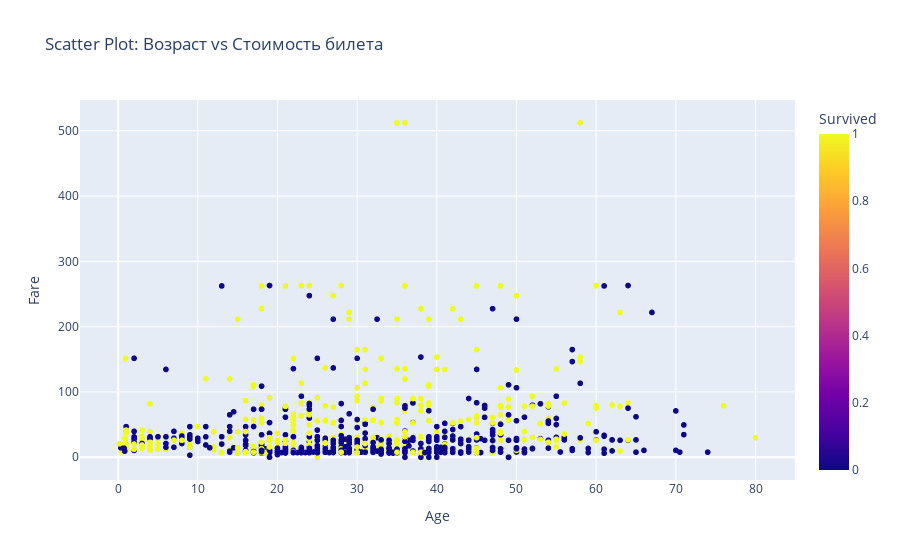

Write notebook code for a chart like this one.
### Markdown cell above
##### Интерактивный Scatter Plot

### Code cell
fig1 = px.scatter(titanic_df, x='Age', y='Fare', 
                 color='Survived',
                 hover_data=['Name'],
                 title='Scatter Plot: Возраст vs Стоимость билета'
                )
fig1.show()

### Figure 1 — Plotly figure (JSON) as saved in the notebook; plotly's stock layout.template omitted (floating-point values rounded to 4 significant figures; data arrays with more than 128 entries replaced by an {"elided": "..."} marker saying what was removed)
{"data": [{"customdata": {"elided": "1309x1 str values"}, "hovertemplate": "Age=%{x}<br>Fare=%{y}<br>Name=%{customdata[0]}<br>Survived=%{marker.color}<extra></extra>", "legendgroup": "", "marker": {"color": {"elided": "1309 int values"}, "coloraxis": "coloraxis", "symbol": "circle"}, "mode": "markers", "name": "", "showlegend": false, "type": "scattergl", "x": {"elided": "1309 float values"}, "xaxis": "x", "y": {"elided": "1309 float values"}, "yaxis": "y"}], "layout": {"coloraxis": {"colorbar": {"title": {"text": "Survived"}}, "colorscale": [[0, "#0d0887"], [0.1111, "#46039f"], [0.2222, "#7201a8"], [0.3333, "#9c179e"], [0.4444, "#bd3786"], [0.5556, "#d8576b"], [0.6667, "#ed7953"], [0.7778, "#fb9f3a"], [0.8889, "#fdca26"], [1, "#f0f921"]]}, "legend": {"tracegroupgap": 0}, "title": {"text": "Scatter Plot: Возраст vs Стоимость билета"}, "xaxis": {"anchor": "y", "domain": [0, 1], "title": {"text": "Age"}}, "yaxis": {"anchor": "x", "domain": [0, 1], "title": {"text": "Fare"}}}}
